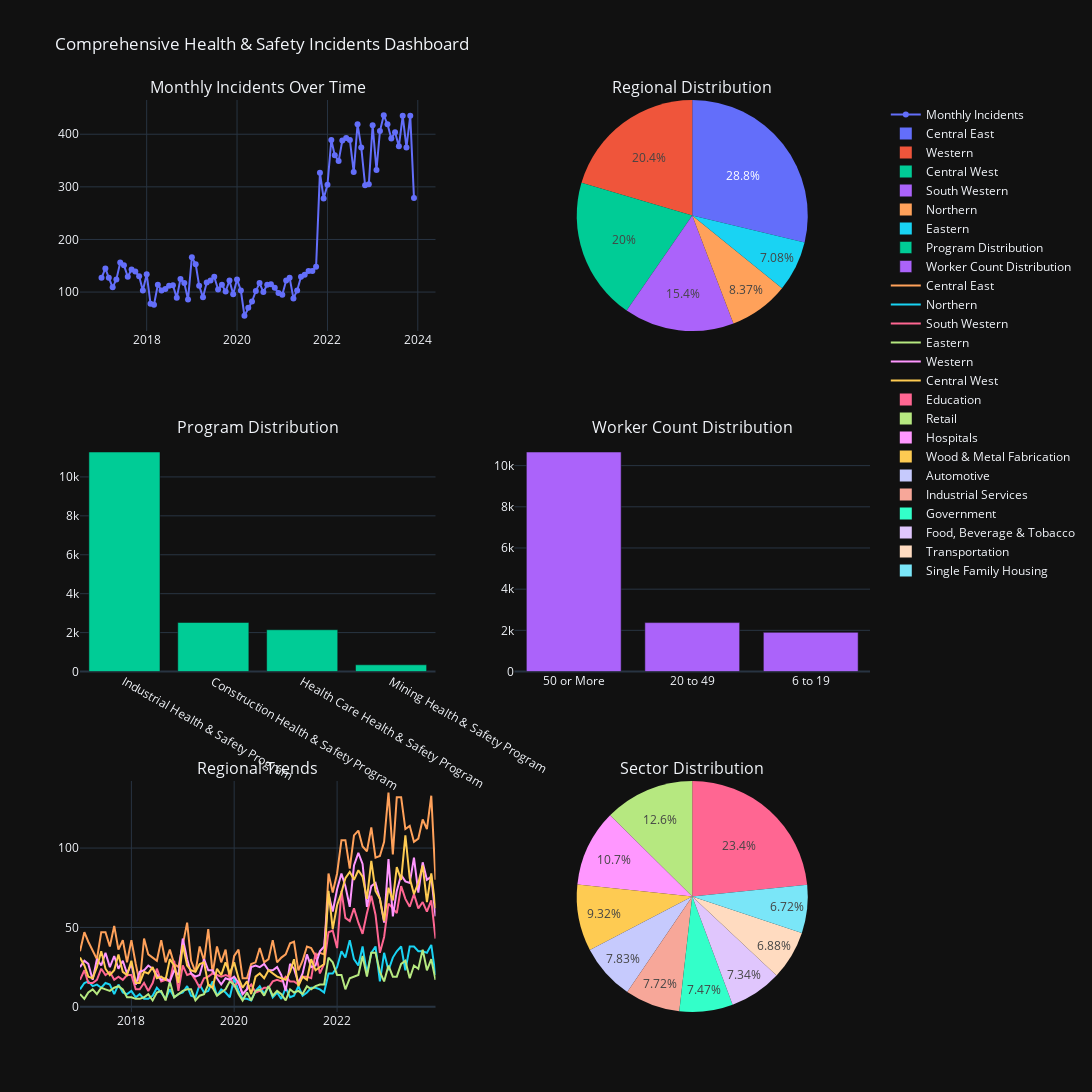

Notebook source saved alongside this figure:
### Code cell
def convert_worker_count(x):
    if pd.isna(x):
        return None
    elif x == '1 to 5':
        return 3
    elif x == '6 to 19':
        return 12.5
    elif x == '20 to 49':
        return 34.5
    elif x == '50 or More':
        return 75
    return None

dataset1['Worker_Count_Numeric'] = dataset1['WORKER COUNT'].apply(convert_worker_count)
dataset1['Month_Year'] = dataset1['EVENT DATE'].dt.to_period('M')

# Create monthly aggregations
monthly_Incidents = dataset1.groupby('Month_Year').size().reset_index()
monthly_Incidents.columns = ['Month_Year', 'Incidents']
monthly_Incidents['Month_Year'] = monthly_Incidents['Month_Year'].astype(str).apply(lambda x: datetime.strptime(x + '-01', '%Y-%m-%d'))

# Regional trends (note the space before REGION in the column name)
regional_trends = dataset1.groupby(['Month_Year', 'REGION']).size().reset_index()
regional_trends.columns = ['Month_Year', 'REGION', 'Incidents']
regional_trends['Month_Year'] = regional_trends['Month_Year'].astype(str).apply(lambda x: datetime.strptime(x + '-01', '%Y-%m-%d'))

# Distributions
regional_dist = dataset1['REGION'].value_counts()
program_dist = dataset1['Program'].value_counts()
worker_dist = dataset1['WORKER COUNT'].value_counts()
sector_dist = dataset1['SECTOR DESCRIPTION'].value_counts()

# Create the main dashboard
fig = make_subplots(
    rows=3, cols=2,
    subplot_titles=(
        'Monthly Incidents Over Time',
        'Regional Distribution',
        'Program Distribution',
        'Worker Count Distribution',
        'Regional Trends',
        'Sector Distribution'
    ),
    specs=[[{"type": "scatter"}, {"type": "pie"}],
           [{"type": "bar"}, {"type": "bar"}],
           [{"type": "scatter"}, {"type": "pie"}]],
    vertical_spacing=0.12
)

# 1. Monthly Incidents Timeline
fig.add_trace(
    go.Scatter(x=monthly_Incidents['Month_Year'], y=monthly_Incidents['Incidents'],
               mode='lines+markers', name='Monthly Incidents'),
    row=1, col=1
)

# 2. Regional Distribution (Pie Chart)
fig.add_trace(
    go.Pie(labels=regional_dist.index, values=regional_dist.values,
           name='Regional Distribution'),
    row=1, col=2
)

# 3. Program Distribution
fig.add_trace(
    go.Bar(x=program_dist.index, y=program_dist.values,
           name='Program Distribution'),
    row=2, col=1
)

# 4. Worker Count Distribution
fig.add_trace(
    go.Bar(x=worker_dist.index, y=worker_dist.values,
           name='Worker Count Distribution'),
    row=2, col=2
)

# 5. Regional Trends Over Time
for region in dataset1['REGION'].unique():
    region_data = regional_trends[regional_trends['REGION'] == region]
    fig.add_trace(
        go.Scatter(x=region_data['Month_Year'], y=region_data['Incidents'],
                   mode='lines', name=region),
        row=3, col=1
    )

# 6. Sector Distribution (Pie Chart)
fig.add_trace(
    go.Pie(labels=sector_dist.index[:10], values=sector_dist.values[:10],
           name='Top 10 Sectors'),
    row=3, col=2
)

# Update layout
fig.update_layout(
    height=1500, 
    width=1200, 
    title_text="Comprehensive Health & Safety Incidents Dashboard",
    showlegend=True,
    template='plotly_dark'
)

# Show the dashboard
fig.show()

# Calculate and display key statistics
stats_html = f"""
<h2>Key Statistics</h2>
<style>
.stats-container {{
    background-color: #2d3035;
    padding: 20px;
    border-radius: 10px;
    color: white;
    font-family: Arial, sans-serif;
}}
.stat-item {{
    margin: 10px 0;
    padding: 10px;
    background-color: #383c44;
    border-radius: 5px;
}}
</style>
<div class="stats-container">
    <div class="stat-item">Total Incidents: {len(dataset1)}</div>
    <div class="stat-item">Most Common Region: {dataset1['REGION'].mode()[0]}</div>
    <div class="stat-item">Most Common Program: {dataset1['Program'].mode()[0]}</div>
    <div class="stat-item">Number of Unique Sectors: {dataset1['SECTOR DESCRIPTION'].nunique()}</div>
    <div class="stat-item">Average Monthly Incidents: {round(monthly_Incidents['Incidents'].mean(), 2)}</div>
    <div class="stat-item">Peak Month: {monthly_Incidents.loc[monthly_Incidents['Incidents'].idxmax(), 'Month_Year'].strftime('%B %Y')}</div>
</div>
"""

display(HTML(stats_html))

# Print summary of key findings
print("\
Key Findings:")
print("1. Total number of Inspection:", len(dataset1))
print("2. Most common region:", dataset1['REGION'].mode()[0])
print("3. Most common program:", dataset1['Program'].mode()[0])
print("4. Number of unique sectors:", dataset1['SECTOR DESCRIPTION'].nunique())
print("5. Average monthly Incidents:", round(monthly_Incidents['Incidents'].mean(), 2))
print("6. Peak month for Incidents:", monthly_Incidents.loc[monthly_Incidents['Incidents'].idxmax(), 'Month_Year'].strftime('%B %Y'))
